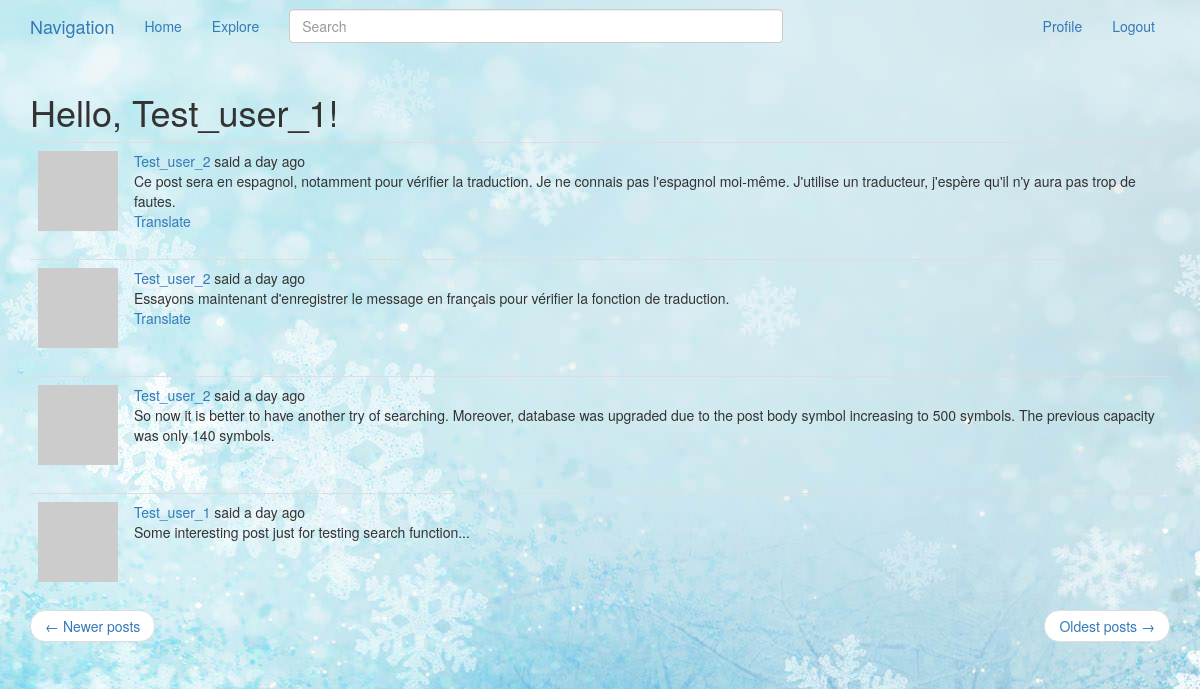
The app's page /explore?page=2 (signed in) with its own data.
### app/models.py (models this page shows, shortened)
class User(UserMixin, db.Model):
    id = db.Column(db.Integer, primary_key = True)
    username = db.Column(db.String(64), index = True, unique = True)
    email = db.Column(db.String(120), index = True, unique = True)
    password_hash = db.Column(db.String(128))
    posts = db.relationship('Post', backref = 'author', lazy = 'dynamic')
    about_me = db.Column(db.String(140))
    last_seen = db.Column(db.DateTime, default = datetime.utcnow)
    followed = db.relationship('User',
                               secondary = followers,
                               primaryjoin = (followers.c.follower_id == id),
                               secondaryjoin = (followers.c.followed_id == id),
                               backref = db.backref('followers', lazy = 'dynamic'),
                               lazy = 'dynamic')
    def avatar(self, size):
        digest = md5(self.email.lower().encode('utf-8')).hexdigest()
        return 'https://www.gravatar.com/avatar/{}?d=robohash&s={}'.format(digest, size)

class SearchableMixin(object):
    @classmethod
    def before_commit(cls, session):
        session._changes = {
            'add': list(session.new),
            'update': list(session.dirty),
            'delete': list(session.deleted)
        }
    @classmethod
    def after_commit(cls, session):
        for obj in session._changes['add']:
            if isinstance(obj, SearchableMixin):
                add_to_index(obj.__tablename__, obj)
        for obj in session._changes['update']:
            if isinstance(obj, SearchableMixin):
                add_to_index(obj.__tablename__, obj)
        for obj in session._changes['delete']:
            if isinstance(obj, SearchableMixin):
                remove_from_index(obj.__tablename__, obj)
        session._changes = None

class Post(SearchableMixin, db.Model):
    __searchable__ = ['body']
    id = db.Column(db.Integer, primary_key = True)
    body = db.Column(db.String(500))
    timestamp = db.Column(db.DateTime, index = True, default = datetime.utcnow)
    user_id = db.Column(db.Integer, db.ForeignKey('user.id'))
    language = db.Column(db.String(8))

### app/routes.py (the view)
@app.route('/explore')
@login_required
def explore():
    page = request.args.get('page', 1, type = int)
    posts = Post.query.order_by(Post.timestamp.desc())\
        .paginate(page = page, per_page = app.config['POSTS_PER_PAGE'], error_out = False)
    next_page = url_for('explore', page = posts.next_num) if posts.has_next else None
    prev_page = url_for('explore', page = posts.prev_num) if posts.has_prev else None
    return render_template('index.html', title = _('Explore'),
                           posts = posts.items,
                           next_page = next_page, prev_page = prev_page)

### app/forms.py
class SearchForm(FlaskForm):
    q = StringField(_babel('Search'), validators = [DataRequired()])
    def __init__(self, *args, **kwargs):
        if 'formdata' not in kwargs:
            kwargs['formdata'] = request.args
        if 'csrf_enabled' not in kwargs:
            kwargs['csrf_enabled'] = False
        super(SearchForm, self).__init__(*args, **kwargs)

### app/models.py (called while the page is built)
@login.user_loader
def load_user(id):
    return User.query.get(int(id))

### app/routes.py (called while the page is built)
@app.before_request
def before_request():
    if current_user.is_authenticated:
        current_user.last_seen = datetime.utcnow()
        db.session.commit()
        g.search_form = SearchForm()
    g.locale = str(get_locale())

### app/templates/index.html (shortened to what this page needs)
{% extends "_layout.html" %}
{% import 'bootstrap/wtf.html' as wtf %}
{% block app_content %}
    <h1>{{ _('Hello, %(username)s', username=current_user.username) }}!</h1>
    {% for post in posts %}
        {% include '_post.html' %}
    {% endfor %}
    <nav aria-label="...">
        <ul class="pager">
            <li class="previous {% if not prev_page %}disabled{% endif %}">
                <a href="{{ prev_page or '#' }}">
                    <span aria-hidden="true">&larr;</span> {{ _('Newer posts') }}
                </a>
            </li>
            <li class="next {% if not next_page %}disabled{% endif %}">
                <a href="{{ next_page or '#'}}">
                    {{ _('Oldest posts') }} <span aria-hidden="true">&rarr;</span>
                </a>
            </li>
        </ul>
    </nav>
{% endblock %}

### app/templates/_post.html (shortened to what this page needs)
<table class="table table-hover">
    <tr>
        <td width="70px">
            <a href="{{ url_for('user', username = post.author.username) }}">
                <img src="{{ post.author.avatar(70) }}" />
            </a>
        </td>
        <td>
            {{ _('%(username)s said %(when)s', username = link_of_user, when = moment(post.timestamp).fromNow()) }}
            <br>
            <span id="post{{ post.id }}">
                {{ post.body }}
            </span>
            {% if post.language and post.language != g.locale %}
            <br>
            <span id="translation{{ post.id }}">
                <a href="javascript:translate('#post{{ post.id }}', '#translation{{ post.id }}',
                   '{{ post.language }}', '{{ g.locale }}');">
                    {{ _('Translate') }}
                </a>
            </span>
            {% endif %}
        </td>
    </tr>
</table>

### records on screen
Post: body "Ce post sera en espagnol, notamment pour vérifier la traduction. Je ne connais pas l'espagnol moi-même. J'utilise un traducteur, j'espère qu'il n'y aura pas trop de fautes."
Post: body "Essayons maintenant d'enregistrer le message en français pour vérifier la fonction de traduction."
Post: body "So now it is better to have another try of searching. Moreover, database was upgraded due to the post body symbol increasing to 500 symbols. The previous capacity was only 140 symbols."
Post: body "Some interesting post just for testing search function..."
